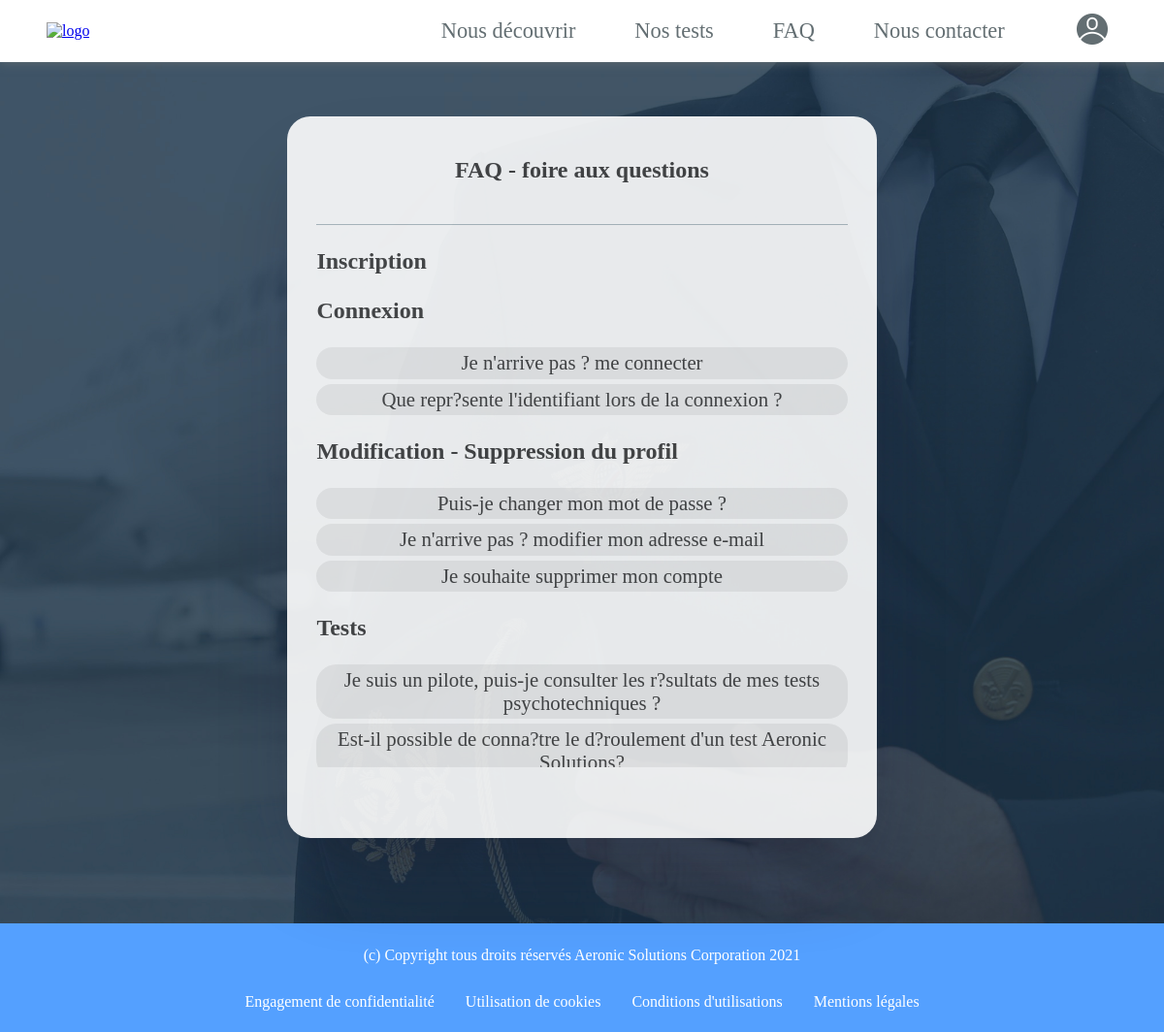
The page /controller/faqController.php (signed in) on the database its author committed.
### tables this page shows
CREATE TABLE IF NOT EXISTS `faq` (
  `idFaq` int(11) NOT NULL AUTO_INCREMENT,
  `question` varchar(255) NOT NULL,
  `reponse` varchar(255) NOT NULL,
  `partie` int(11) NOT NULL,
  PRIMARY KEY (`idFaq`)
);

### controller/faqController.php (called while the page is built)
<?php session_start();
include '../view/header.php';
include '../view/footer.php';
include '../model/database.php';
include '../view/faq.php';
?>

### view/faq.php (the view, shortened to what this page needs)
<!DOCTYPE html>
<html>
<head>
    <link rel="stylesheet" href="../public/css/faqstyle.css"/>
</head>
<body>
<div class="contentfaq">
    <div class="title_container">
        <h3>FAQ - foire aux questions</h3>
    </div>
    <div class="faq_container">
        <div class="title_partie">
            <h3>Inscription</h3>
        </div>
        <div class="title_partie">
            <h3>Connexion</h3>
        </div>
        <?php
        $q = $db->query("SELECT * FROM faq  WHERE partie='2'");
        while($row = $q ->fetch()){
            $idFaq=$row[0];
            $question=$row[1];
            ?>
            <div class="questions">
                <button class="bouton" id="buttonr" onclick="changeVisibility(<?=$idFaq?>)"  ><?=$question?></button>
            </div>
        <?php } ?>
        <div class="title_partie">
            <h3>Modification - Suppression du profil</h3>
        </div>
        <?php
        $q = $db->query("SELECT * FROM faq  WHERE partie='3'");
        while($row = $q ->fetch()){
            $idFaq=$row[0];
            $question=$row[1];
            ?>
            <div class="questions">
                <button class="bouton" id="buttonr" onclick="changeVisibility(<?=$idFaq?>)"  ><?=$question?></button>
            </div>
        <?php } ?>
        <div class="title_partie">
            <h3>Tests</h3>
        </div>
        <?php
        $q = $db->query("SELECT * FROM faq  WHERE partie='4'");
        while($row = $q ->fetch()){
            $idFaq=$row[0];
            $question=$row[1];
            ?>
            <div class="questions">
                <button class="bouton" id="buttonr" onclick="changeVisibility(<?=$idFaq?>)"  ><?=$question?></button>
            </div>
        <?php } ?>
    </div>
</body>
</html>

### public/css/header.css (style rules this page uses)
* { font-family: 'oumgouleh'; }
html { scroll-behavior: smooth; }

### public/css/footer.css (style rules this page uses)
* { font-family: 'oumgouleh'; }

### public/css/faqstyle.css (style rules this page uses)
body { margin : 0; overflow: hidden; background-image: url("../images/pilots.jpg"); background-attachment: fixed; background-position: center; background-repeat: no-repeat; background-size: cover; justify-content: center; align-items: center; display: flex; height: 100vh; }
p,h3 { font-family: 'oumgouleh'; }
.contentfaq { margin-top: -5em; border-radius: 1.5em; box-shadow: rgba(50, 50, 93, 0.25) 0px 50px 100px -20px, rgba(0, 0, 0, 0.3) 0px 30px 60px -30px; width: 100%; height: 70vh; font-family: "oumgouleh"; font-size: 16px; background-color: white; max-width: 38em; display: flex; flex-direction: column; overflow: hidden; align-items: center; transition: all 0.3s ease; opacity: 0.9; }
.title_container { height:15%; width: 90%; display: flex; align-items: center; justify-content: center; border-bottom: solid 1px #b2bec3; }
.title_container h3 ,.title_partie h3 { color:#444444; font-size: 1.5em; }
.title_partie h3 { margin-left: 5%; }
.faq_container { height:75%; width: 100%; overflow-y: scroll; overflow-x: hidden; scroll-behavior: smooth; scrollbar-base-color: #9098A9; }
.faq_container h3, .faq_container p { color:#444444; }
.questions { width: 90%; margin-left: 5%; margin-bottom: 5px; }
.bouton,.reponses { width: 100%; font-family: oumgouleh; color:#444444; display: flex; justify-content: center; }
.bouton { width: 100%; font-size: 1.3em; outline: none; border-radius: 1em; border-style: none; padding-bottom:0.2em; padding-top:0.2em; text-align:center; }

### rows shown on the page
faq: question "Je n'arrive pas ? me connecter"
faq: question "Que repr?sente l'identifiant lors de la connexion ?"
faq: question "Puis-je changer mon mot de passe ?"
faq: question "Je n'arrive pas ? modifier mon adresse e-mail"
faq: question "Je souhaite supprimer mon compte"
faq: question "Je suis un pilote, puis-je consulter les r?sultats de mes tests psychotechniques ?"
faq: question "Est-il possible de conna?tre le d?roulement d'un test Aeronic…"
